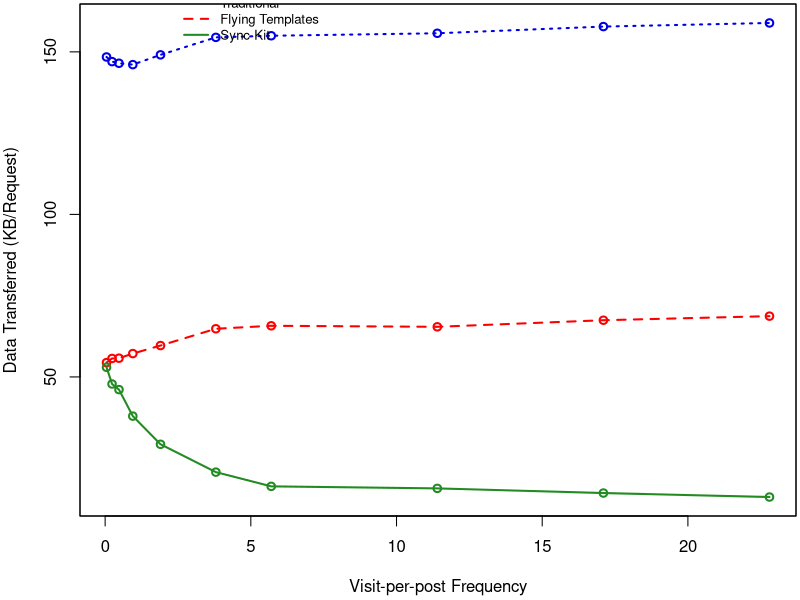

This figure's R source:

# ============================================================================
# PLOT 3
# Create a line graph of measured data transfer in bytes
# ----------------------------------------------------------------------------
# Parameters
#
# file,highest_rate,attempted_rate,avg_data
# test_freq_12_per_day_traditional.txt,133.600000,135,159456.000000
# test_freq_2_per_day_tokyo.txt,226.200000,193,61086.000000
# test_freq_24_per_day_synckit.txt,580.500000,503,13365.000000
#
# ============================================================================

tp <- read.csv("apache.csv",
    header=T,
    dec='.',
    na.strings=c('XXXXXXX')
)

# Aggregate across all the merged CSV file (this file should contain all 3)

# Average the data across each strategy
tpAgg <- aggregate(tp, 
                   by=list(tp$file, tp$strategy, tp$frequency), 
                   FUN=mean, 
                   na.rm=TRUE)

plot_colors <- c(rgb(r=0.0,g=0.0,b=0.9), "red", "forestgreen")

# Start PDF device driver to save output to figure.pdf
pdf(file="Figure_6_kb_transfered.pdf", height=3.5, width=5)

# Trim off excess margin space (bottom, left, top, right)par(mar=c(4.2, 3.8, 0.2, 0.2))
par(mar=c(4.2, 4, 0.2, 0.2))


# Graph autos using a y axis that uses the full range of value
# in autos_data. Label axes with smaller font and use larger 
# line widths.
plot(
    x=tpAgg[tpAgg$Group.2 == "Traditional",]$frequency*12/12.631578947,
    y=tpAgg[tpAgg$Group.2 == "Traditional",]$avg_data/1024, 
    type="o", 
       col=plot_colors[1], 
       ylim=range(tpAgg$avg_data/1024), 
       ann=T, 
       xlab="Visit-per-post Frequency",
       ylab="Data Transferred (KB/Request)", 
       cex.lab=1, 
       lwd=2,
       lty=3
)

# # Make x axis tick marks without labels
# axis(1, lab=F)
# 
# # Plot y axis with smaller horizontal labels 
# axis(1, at=points[seq(7, length(points), 7)], lab=points[seq(7, length(points), 7)])
# axis(2, las=1, cex.axis=0.8)

# Create box around plot
box()
# 
# # Graph FT with thicker red dashed line
lines(
    tpAgg[tpAgg$Group.2 == "Flying Templates",]$frequency*12/12.631578947,
    tpAgg[tpAgg$Group.2 == "Flying Templates",]$avg_data/1024,
    type="o", 
    lty=2, 
    lwd=2, 
    col=plot_colors[2]
)
# 
# # Graph SK with thicker green dotted line
lines(
    tpAgg[tpAgg$Group.2 == "Sync Kit",]$frequency*12/12.631578947,
    tpAgg[tpAgg$Group.2 == "Sync Kit",]$avg_data/1024,
    type="o", 
    lty=1, 
    lwd=2, 
    col=plot_colors[3]
)

# Create a legend in the top-left corner that is slightly  
# smaller and has no border
legend(2.3, 170, c("Traditional", "Flying Templates", "Sync Kit"), cex=0.8, col=plot_colors, lty=c(3,2,1), lwd=2, bty="n");
  
# Turn off device driver (to flush output to PDF)
dev.off()


# Restore default margins
par(mar=c(5, 4, 4, 2) + 0.1)

